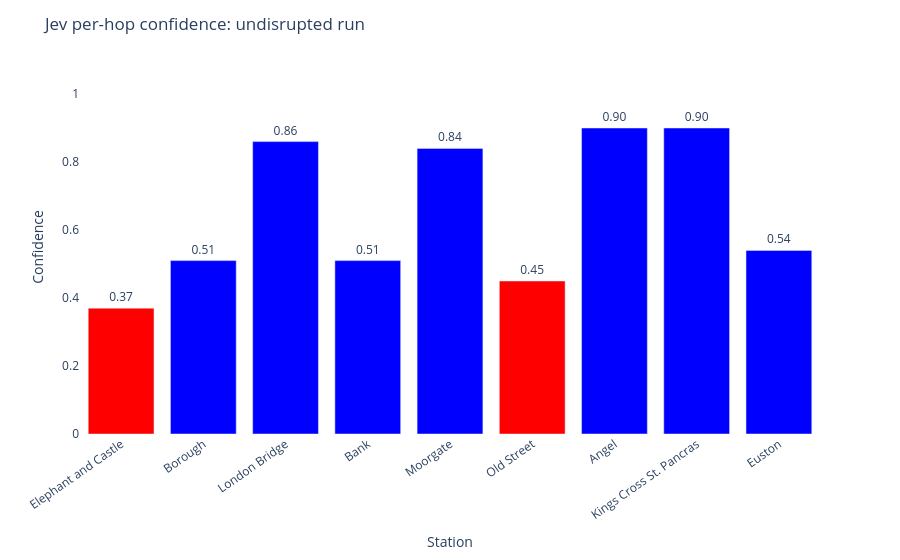

This figure's notebook cell:
### Markdown cell above
### Per-hop confidence: undisrupted run

Jev's confidence at each station along the route. Confidence is lowest at the first hop, the branch decision at Kennington (0.37). After that it alternates, higher at London Bridge, Moorgate, Angel and Kings Cross St. Pancras (0.82 to 0.90) and lower at Borough, Bank, Old Street and Euston (0.45 to 0.59).

### Code cell
stations_clean = clean_run["path"][1:]
confs_clean    = clean_run["confidences"]

fig1 = go.Figure(go.Bar(
    x=stations_clean,
    y=confs_clean,
    marker_color=["red" if c < 0.50 else "blue" for c in confs_clean],
    text=[f"{c:.2f}" for c in confs_clean],
    textposition="outside",
))
fig1.update_layout(
    title="Jev per-hop confidence: undisrupted run",
    xaxis_title="Station",
    yaxis_title="Confidence",
    yaxis=dict(range=[0, 1.1]),
    plot_bgcolor="white",
    paper_bgcolor="white",
    font=dict(size=12),
    margin=dict(t=60, b=120),
)
fig1.update_xaxes(tickangle=-35)
fig1.show()

### Figure 1 — Plotly figure (JSON) as saved in the notebook; plotly's stock layout.template omitted (floating-point values rounded to 4 significant figures)
{"data": [{"marker": {"color": ["red", "blue", "blue", "blue", "blue", "red", "blue", "blue", "blue"]}, "text": ["0.37", "0.51", "0.86", "0.51", "0.84", "0.45", "0.90", "0.90", "0.54"], "textposition": "outside", "type": "bar", "x": ["Elephant and Castle", "Borough", "London Bridge", "Bank", "Moorgate", "Old Street", "Angel", "Kings Cross St. Pancras", "Euston"], "y": [0.37, 0.51, 0.86, 0.51, 0.84, 0.45, 0.9, 0.9, 0.54]}], "layout": {"font": {"size": 12}, "margin": {"b": 120, "t": 60}, "paper_bgcolor": "white", "plot_bgcolor": "white", "title": {"text": "Jev per-hop confidence: undisrupted run"}, "xaxis": {"tickangle": -35, "title": {"text": "Station"}}, "yaxis": {"range": [0, 1.1], "title": {"text": "Confidence"}}}}
